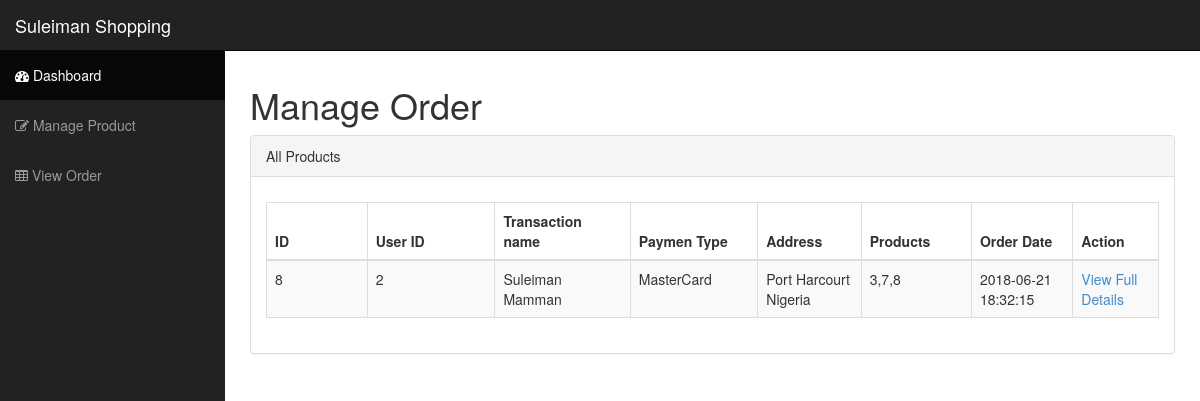
Page /view/adminPage/order.php on the committed database.
### tables this page shows
CREATE TABLE `ordercart` (
  `id` int(11) NOT NULL,
  `UserID` int(11) NOT NULL,
  `chart` varchar(555) NOT NULL,
  `NameonCard` varchar(255) NOT NULL,
  `CardNumber` int(22) NOT NULL,
  `ExpirationDate` varchar(70) NOT NULL,
  `SecurityCode` int(11) NOT NULL,
  `HomeAddress` varchar(255) NOT NULL,
  `PaymenType` varchar(30) NOT NULL,
  `created_at` datetime NOT NULL
);

### view/adminPage/order.php (the view, shortened to what this page needs)
<!DOCTYPE html>
<html lang="en">
<?php
include_once("head.php");
?>
      <div id="page-wrapper">
        <div class="row">
          <div class="col-lg-12">
            <h1>Manage Order</h1>
          </div>
        </div>
        <div class="row">
                <div class="col-lg-12">
                    <div class="panel panel-default">
                        <div class="panel-heading">
                            All Products
                        </div>
                        <div class="panel-body">
                            <div class="dataTable_wrapper">
                                <div id="dataTables-example_wrapper" class="dataTables_wrapper form-inline dt-bootstrap no-footer">
                                <div class="row">
                                <div class="col-sm-12">
                                <table width="100%" class="table table-striped table-bordered table-hover dataTable no-footer dtr-inline collapsed" id="dataTables-example" role="grid" aria-describedby="dataTables-example_info" style="width: 100%;">
                                    <thead>
                                        <tr role="row">
                                        <th class="sorting_asc" tabindex="0" aria-controls="dataTables-example" rowspan="1" colspan="1" aria-sort="ascending" aria-label="photo" style="width: 71px;">ID</th>
                                        <th class="sorting" tabindex="0" aria-controls="dataTables-example" rowspan="1" colspan="1" aria-label="" style="width: 90px;">User ID</th>
                                        <th class="sorting" tabindex="0" aria-controls="dataTables-example" rowspan="1" colspan="1" aria-label="" style="width: 81px;">Transaction name</th>
                                        <th class="sorting" tabindex="0" aria-controls="dataTables-example" rowspan="1" colspan="1" aria-label="" style="width: 60px;">Paymen Type</th>
                                        <th class="sorting" tabindex="0" aria-controls="dataTables-example" rowspan="1" colspan="1" aria-label="" style="width: 60px;">Address</th>
                                        <th class="sorting" tabindex="0" aria-controls="dataTables-example" rowspan="1" colspan="1" aria-label="" style="width: 60px;">Products</th>
                                        <th class="sorting" tabindex="0" aria-controls="dataTables-example" rowspan="1" colspan="1" aria-label="" style="width: 60px;">Order Date</th>
                                        <th class="sorting" tabindex="0" aria-controls="dataTables-example" rowspan="1" colspan="1" aria-label="Action" style="width: 60px;">Action</th>
                                        </tr>
                                    </thead>
                                    <tbody id="result_output">
                                     <?php
                                      $querycheck= mysqli_query($connect,"SELECT * FROM ordercart");
                                          while($revnt = mysqli_fetch_assoc($querycheck)){
                                            $tranID = $revnt['id'];
                                            $getUserID = $revnt['UserID'];
                                            $getcarts = $revnt['chart'];
                                            $getNameonCard = $revnt['NameonCard'];
                                            $getHomeAddress = $revnt['HomeAddress'];
                                            $getPaymenType = $revnt['PaymenType'];
                                            $getcreated_at = $revnt['created_at'];
                                            echo '<tr>
                                                    <td>'.$tranID.'</td>
                                                    <td>'.$getUserID.'</td>
                                                    <td>'.$getNameonCard.'</td>
                                                    <td>'.$getPaymenType.'</td>
                                                    <td>'.$getHomeAddress.'</td>
                                                    <td>'.$getcarts.'</td>
                                                    <td>'.$getcreated_at.'</td>
                                                    <td><a href="orderdetails?cart='.$tranID.'" target="_blank">View Full Details</a></td>
                                                  </tr>';
                                          }
                                    ?>
                                    </tbody>
                                </table>
                                </div>
                                </div>
                                </div>
                            </div>
                        </div>
                    </div>
                </div>
            </div>
      </div>
    </div>
  </body>
</html>

### assets/sbadmin/css/sb-admin.css (style rules this page uses)
body { margin-top: 50px; }
#page-wrapper { width: 100%; padding: 5px 15px; }
@media (min-width:768px) { #page-wrapper { padding: 15px 25px; } }

### rows in the picture
ordercart: id "8", UserID "2", NameonCard "Suleiman Mamman", PaymenType "MasterCard", HomeAddress "Port Harcourt Nigeria", chart "3,7,8", created_at "2018-06-21 18:32:15"
